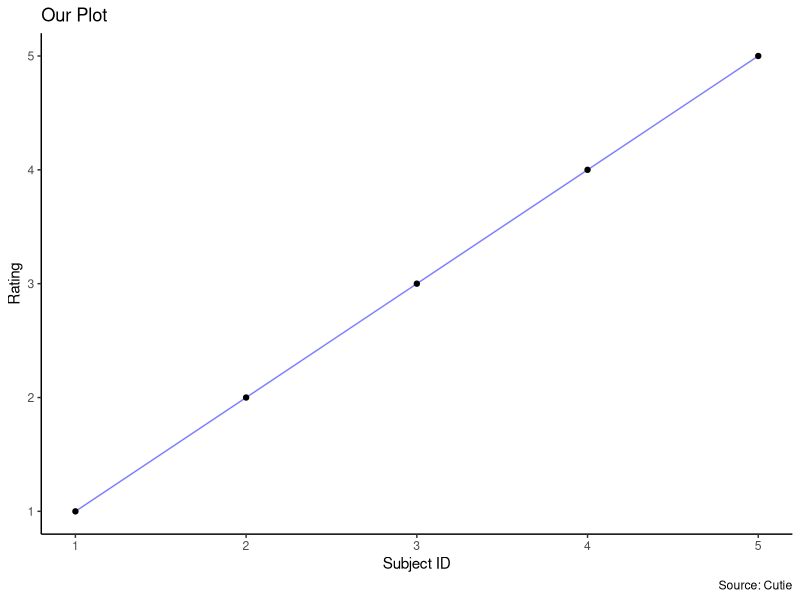

R code for this plot: (Note: this script raises an error after producing the figure.)
## ---- chunk 1
knitr::opts_chunk$set(echo = TRUE)
## ---- chunk 2
library(ggthemes)
library(tidyverse)
## ---- chunk 3
# set default ggtheme
theme_set(theme_classic())
## ---- chunk 4
cutie_data = tibble(sub_ID = c(1, 2, 3, 4, 5),
              rating = c(1, 2, 3, 4, 5))
## ---- chunk 5
ggplot(data = cutie_data, 
       mapping = aes(x = sub_ID, 
                     y = rating)) + 
  geom_line(color = "blue",
            alpha = 0.5) + 
  geom_point() +
  labs(x = "Subject ID",
       y = "Rating",
       title = "Our Plot",
       caption = "Source: Cutie")
## ---- chunk 6
cutie_data_updated %>% 
  ggplot(mapping = aes(x = sub_ID, 
                       y = rating,
                       color = group)) + 
  geom_line() + 
  labs(x = "Subject ID",
       y = "Rating",
       title = "Our Plot",
       caption = "Source: Cutie")
## ---- chunk 7
cutie_data_updated = cutie_data %>% 
  mutate(z = c(2, 4, 6, 8, 10),
         group = ifelse(z <= 6, 
                        "blue", 
                        "green"))
